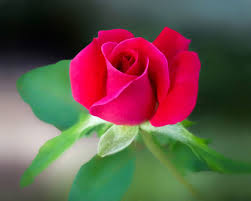
#> input picture OpenCV/Image Files/Rose.jpeg, 251 x 201 px, found by its file name
$ python Opencv1.py
#> lines starting #> are read from the running program, lines starting #| are printed output that depends on the picture
''' Loading Image in OpenCv.
For more details: https://docs.opencv.org/3.0-beta/doc/py_tutorials/py_gui/py_image_display/py_image_display.html
'''

# Import libraries
import cv2
import numpy as np
from matplotlib import pyplot as plt

# Use the function cv2.imread(Image, Parameter) to read an image.
# The 'Image' should be in the working directory or a full path of image should be given.
# Second argument or 'Parameter' is a flag which specifies the way image should be read.

'''
List of Second Argument

cv2.IMREAD_COLOR : Loads a color image. Any transparency of image will be neglected. It is the default flag.
cv2.IMREAD_GRAYSCALE : Loads image in grayscale mode
cv2.IMREAD_UNCHANGED : Loads image as such including alpha channel

Note: Instead of these three flags, you can simply pass integers 1, 0 or -1 respectively.

1 = IMREAD_COLOR
2 = IMREAD_GRAYSCALE
3 = IMREAD_UNCHANGED
'''


# Read Image as Color
img_1 = cv2.imread('/home/rey/Desktop/Mastering-Python/OpenCV/Image Files/Rose.jpeg', cv2.IMREAD_COLOR)
#> img_1 is the input picture: shape (201, 251, 3); mean B, G, R 73.9, 84.6, 103.4
# Display the Image
cv2.imshow('Flower_Color', img_1)


# Read Image as Grayscale
img_2 = cv2.imread('/home/rey/Desktop/Mastering-Python/OpenCV/Image Files/Flower.jpg', cv2.IMREAD_GRAYSCALE)
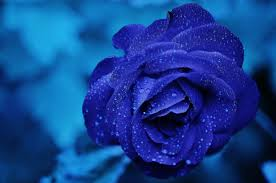
#> input picture OpenCV/Image Files/Flower.jpg, 276 x 183 px, found by its file name
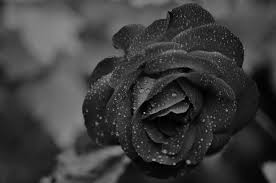
#> img_2: shape (183, 276); min 0, max 173, mean 60.3

'''
Note: There is a special case where you can already create a window and load image to it later.
In that case, you can specify whether window is resizable or not. It is done with the function
cv2.namedWindow(). By default, the flag is cv2.WINDOW_AUTOSIZE. But if you specify flag to be cv2.
WINDOW_NORMAL, you can resize window. It will be helpful when image is too large in dimension and
adding track bar to windows.
'''
cv2.namedWindow('Flower_Gray', cv2.WINDOW_NORMAL)   # The first argument should have the same name
                                                               # as the first argument of imshow() below.
# Display the Image
cv2.imshow('Flower_Gray', img_2)


'''
cv2.waitKey(Parameters) is a keyboard binding function. Its argument is the time in milliseconds.
The function waits for specified milliseconds for any keyboard event. If you press any key
in that time, the program continues. If 0 is passed, it waits indefinitely for a key stroke.
It can also be set to detect specific key strokes like, if key a is pressed etc which we will
discuss below.

Parameters: delay – Delay in milliseconds. 0 is the special value that means “forever”.

Warning: If you are using a 64-bit machine, you will have to modify k = cv2.waitKey(0) line as follows :
k = cv2.waitKey(0) & 0xFF
'''


# We should encapsulate the whole waiting process in a while loop. If we try do like this:
'''
k = cv2.waitKey(0)
if k & 0xFF == 27:
    cv2.destroyAllWindows()
elif elif k & 0xFF == 32:
    cv2.destroyWindow('Flower_Color')
elif k & 0xFF == ord('s'):
    cv2.imwrite('/home/rey/Desktop/Open-cv/Image Files/Flower_Gray.jpg',img_2)
'''
# We'll see that any key stroke will close all other windows.

while(True):
    k = cv2.waitKey(1)
#> (key Esc is pressed here)
    if k & 0xFF == 27:   # 27 stands for ESC character
                  # The ASCII "escape" character (octal: \033, hexadecimal: \x1B, or ^[, or, in decimal, 27)
        break

    elif k & 0xFF == 32: # 32 stands for space
        cv2.destroyWindow('Flower_Color')

    elif k & 0xFF == ord('s'): # wait for 's' key
        cv2.imwrite('/home/rey/Desktop/Mastering-Python/OpenCV/Image Files/Flower_Gray.jpg', img_2)
        break

cv2.destroyAllWindows()
'''
cv2.destroyAllWindows() simply destroys all the windows we created. If you want to destroy any
specific window, use the function cv2.destroyWindow() where you pass the exact window name as
the argument.
'''
